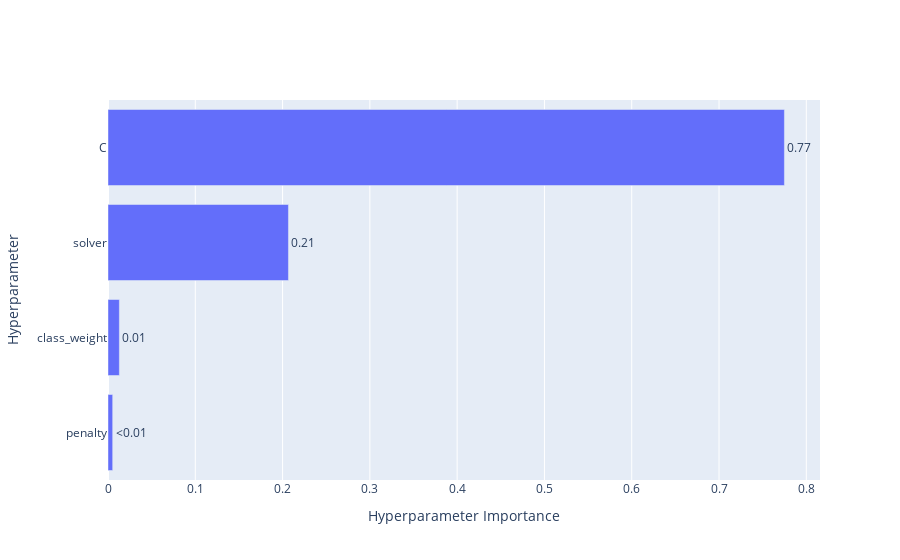

Notebook source saved alongside this figure:
### Code cell
fig=optuna.visualization.plot_param_importances(study_best_features)
fig.update_layout(title="")

### Figure 1 — Plotly figure (JSON) as saved in the notebook; plotly's stock layout.template omitted (floating-point values rounded to 4 significant figures)
{"data": [{"cliponaxis": false, "hovertemplate": ["penalty (CategoricalDistribution): 0.005358498410913653<extra></extra>", "class_weight (CategoricalDistribution): 0.013011260704531024<extra></extra>", "solver (CategoricalDistribution): 0.2067303071766693<extra></extra>", "C (FloatDistribution): 0.7748999337078859<extra></extra>"], "name": "Objective Value", "orientation": "h", "text": ["<0.01", "0.01", "0.21", "0.77"], "textposition": "outside", "type": "bar", "x": [0.005358, 0.01301, 0.2067, 0.7749], "y": ["penalty", "class_weight", "solver", "C"]}], "layout": {"title": {"text": ""}, "xaxis": {"title": {"text": "Hyperparameter Importance"}}, "yaxis": {"title": {"text": "Hyperparameter"}}}}
